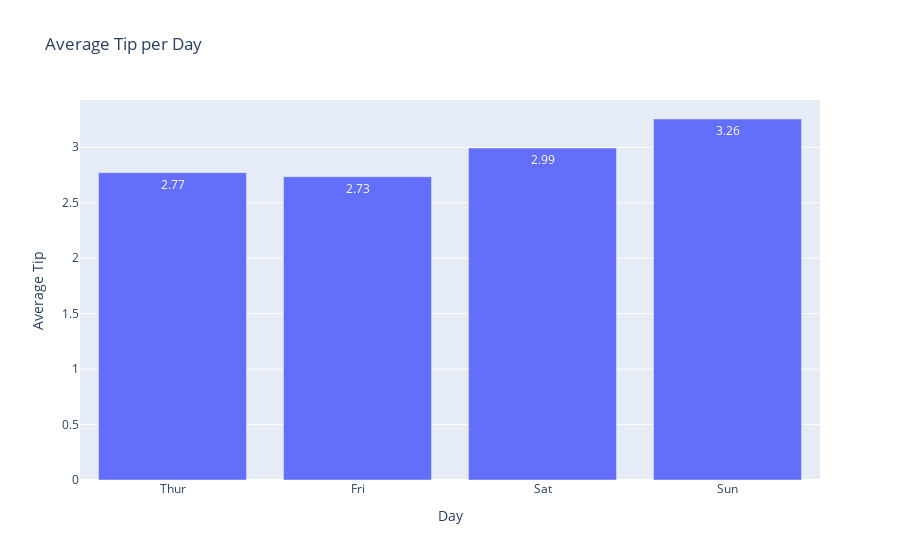

This figure's notebook cell:
### Markdown cell above
## Plotly – Question 24
Create an interactive plot showing average tip per day.

### Code cell
avg_tip_day = tips.groupby("day", as_index=False)["tip"].mean()

fig = px.bar(
    avg_tip_day,
    x="day",
    y="tip",
    title="Average Tip per Day",
    labels={"day": "Day", "tip": "Average Tip"},
    text_auto=".2f"
)

fig.show()

### Figure 1 — Plotly figure (JSON) as saved in the notebook; plotly's stock layout.template omitted (floating-point values rounded to 4 significant figures)
{"data": [{"hovertemplate": "Day=%{x}<br>Average Tip=%{y}<extra></extra>", "legendgroup": "", "marker": {"color": "#636efa", "pattern": {"shape": ""}}, "name": "", "orientation": "v", "showlegend": false, "textposition": "auto", "texttemplate": "%{y:.2f}", "type": "bar", "x": ["Thur", "Fri", "Sat", "Sun"], "xaxis": "x", "y": [2.771, 2.735, 2.993, 3.255], "yaxis": "y"}], "layout": {"barmode": "relative", "legend": {"tracegroupgap": 0}, "title": {"text": "Average Tip per Day"}, "xaxis": {"anchor": "y", "domain": [0, 1], "title": {"text": "Day"}}, "yaxis": {"anchor": "x", "domain": [0, 1], "title": {"text": "Average Tip"}}}}
